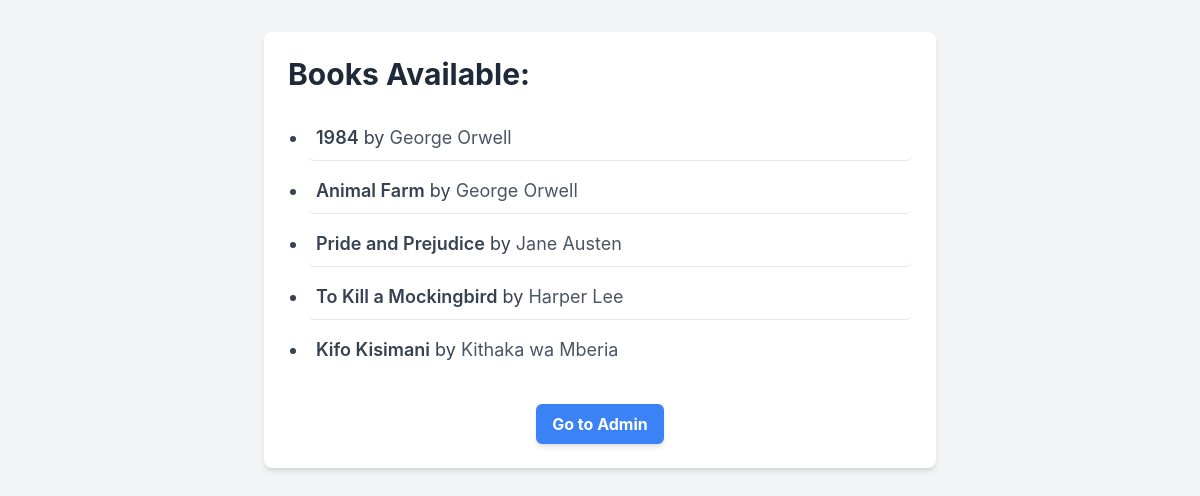
Page /relationship/books/ on the committed database.
### relationship_app/models.py (models this page shows, shortened)
class Book(models.Model):
    title = models.CharField(max_length=200)
    author = models.ForeignKey(Author, on_delete=models.CASCADE)
    libraries = models.ManyToManyField('Library', related_name='books')
    class Meta:
        permissions = [
            ("can_add_book", "Can add a new book"),
            ("can_change_book", "Can change existing books"),
            ("can_delete_book", "Can delete books"),
        ]

class Author(models.Model):
    name = models.CharField(max_length=200) # Reverted to 200 based on common practice, adjust if checker needs 100

### relationship_app/views.py (the view)
# urls.py: path('books/', views.book_list, name='book_list'),
def book_list(request):
    books = Book.objects.all() # Retrieve all Book objects from the database
    context = {
        'books': books # Pass the queryset as 'books' to the template
    }
    return render(request, 'relationship_app/list_books.html', context)

### relationship_app/templates/relationship_app/list_books.html (shortened to what this page needs)
<!DOCTYPE html>
<html lang="en">
<head>
    <script src="https://cdn.tailwindcss.com"></script>
</head>
<body class="bg-gray-100 p-8">
    <div class="max-w-2xl mx-auto bg-white p-6 rounded-lg shadow-md">
        <h1 class="text-3xl font-bold text-gray-800 mb-6">Books Available:</h1>
        {% if books %}
            <ul class="list-disc pl-5 space-y-2">
                {% for book in books %}
                <li class="text-lg text-gray-700 p-2 border-b border-gray-200 last:border-b-0 rounded-md hover:bg-gray-50 transition duration-150 ease-in-out">
                    <span class="font-semibold">{{ book.title }}</span> by <span class="text-gray-600">{{ book.author.name }}</span>
                </li>
                {% endfor %}
            </ul>
        {% else %}
            <p class="text-gray-600 text-lg">No books found in the library.</p>
        {% endif %}
        <div class="mt-8 text-center">
            <a href="{% url 'admin:index' %}" class="inline-block bg-blue-500 hover:bg-blue-600 text-white font-bold py-2 px-4 rounded-md transition duration-150 ease-in-out shadow-md">
                Go to Admin
            </a>
        </div>
    </div>
</body>
</html>

### relationship_app/templates/relationship_app/list_books.html (style rules this page uses)
body { font-family: 'Inter', sans-serif; }

### rows in the picture
Book: title "1984", author.name "George Orwell"
Book: title "Animal Farm", author.name "George Orwell"
Book: title "Pride and Prejudice", author.name "Jane Austen"
Book: title "To Kill a Mockingbird", author.name "Harper Lee"
Book: title "Kifo Kisimani", author.name "Kithaka wa Mberia"
